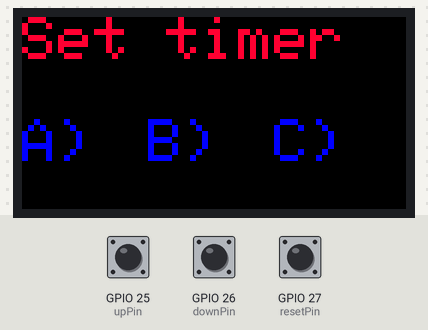
A program run on a simulated ESP32. Shown: 64×32 colour display. The inputs (shaded band) are chosen by the test bench; at power-on: GPIO 25 (upPin) HIGH, GPIO 27 (resetPin) HIGH, GPIO 26 (downPin) HIGH. What the program prints to the serial monitor is not drawn.

Above: at 1.2 s.
1.3 s: GPIO 25 (upPin) pulled LOW for 0.15 s
At 2.1 s:
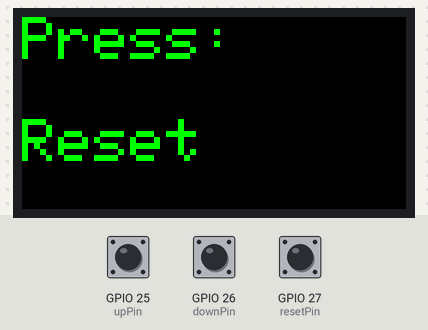
2.9 s: GPIO 27 (resetPin) pulled LOW for 0.15 s
At 3.2 s:
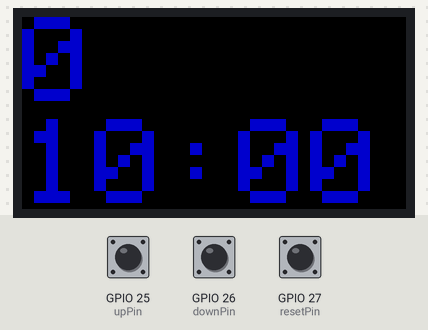
6.0 s: GPIO 26 (downPin) pulled LOW for 0.15 s
At 6.7 s:
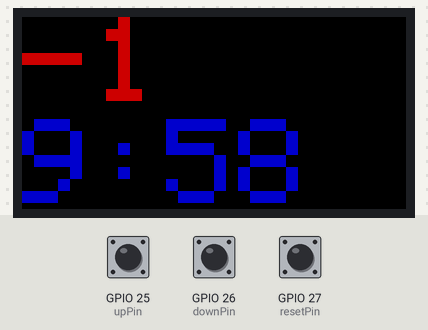
9.1 s: GPIO 25 (upPin) pulled LOW for 1 s
At 10.7 s:
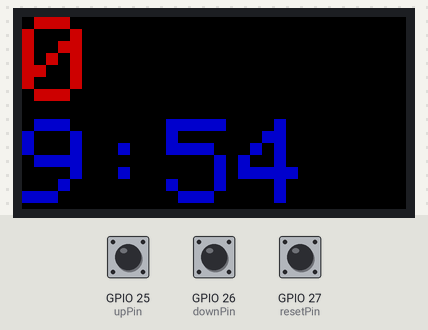
11.6 s: GPIO 26 (downPin) pulled LOW for 1 s
At 12.6 s:
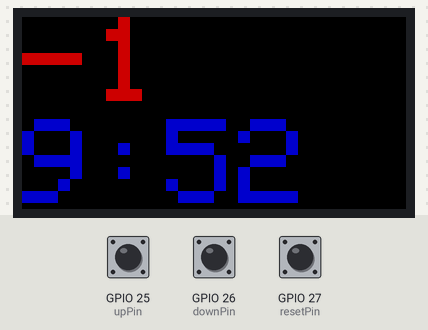
Timing chart, 0 to 14.6 s (numbered marks = the images above; inputs shaded):
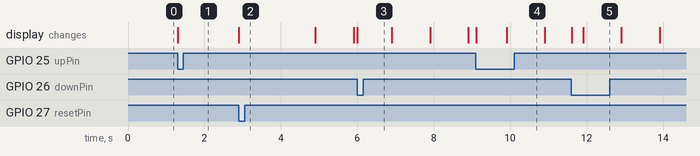

The program:

main.cpp
```cpp
#include <Arduino.h>
// Muokattu 8.11.2019 melkein toimii. Ajastin ei pysahdy nollaan,ruutu vilkkuu ja menee mustaksi tulosta lisatessä/vahentaessa.
// kello heittaa
#include <PxMatrix.h>
// pins for led display
#define P_LAT 22
#define P_A 19
#define P_B 23
#define P_C 18
#define P_D 5
#define P_E 15
#define P_OE 2
hw_timer_t * timer = NULL;
hw_timer_t * timer2 = NULL;
portMUX_TYPE timerMux = portMUX_INITIALIZER_UNLOCKED;

#define upPin 25
#define downPin 26
#define resetPin 27


#define matrix_width 64
#define matrix_height 32


// This defines the 'on' time of the display is us. The larger this number,
// the brighter the display. If too large the ESP will crash
uint8_t display_draw_time=20; //10-50 is usually fine
PxMATRIX display(64,32,P_LAT, P_OE,P_A,P_B,P_C,P_D);

int resultCounter = 0;
int countDownSeconds = 0;
int timerOptionA = 600;
int timerOptionB = 1800;
int timerOptionC = 3600;

int sessionTimer = 0;

int stateMachine = 0;

void IRAM_ATTR display_updater()
{
  // Increment the counter and set the time of ISR
  portENTER_CRITICAL_ISR(&timerMux);
  display.display(display_draw_time);
  portEXIT_CRITICAL_ISR(&timerMux);
  //Serial.print("displayUpd");
}

void display_update_enable(bool is_enable)
{
  if (is_enable)
  {
    timer = timerBegin(0, 80, true);
    timerAttachInterrupt(timer, &display_updater, true);
    timerAlarmWrite(timer, 2000, true);
    timerAlarmEnable(timer);
  }
  else
  {
    timerDetachInterrupt(timer);
    timerAlarmDisable(timer);
  }
}


 // Defines the speed of the SPI bus (reducing this may help if you experience noisy images)
 //#define PxMATRIX_SPI_FREQEUNCY 20000000

void clearResultScreen()
{
  display.fillRect(0, 0, display.width(), 16, display.color565(0, 0, 0));
}
void clearTimerScreen()
{
  display.fillRect(0, 17, display.width(), 32, display.color565(0,0,0));
}
void clearScreen()
{
  display.fillRect(0,0, display.width(), display.height(), display.color565(0,0,0));
}


void printTime(){
  if (countDownSeconds > 0){
      display.setCursor(0,17);
      display.setTextSize(2);
      display.setTextColor(display.color565(0,0,200));
      display.print(String(countDownSeconds / 60));
      display.print(':');
      if (countDownSeconds % 60 < 10){
        display.print('0');
      }

      display.print(String(countDownSeconds % 60));
  }
  else {
      display.setCursor(0,17);
      display.setTextSize(2);
      display.setTextColor(display.color565(200,0,0));
      display.print("STOP");
      countDownSeconds = 0;
  }
 }


void addResult() {
    static unsigned long last_interrupt_time = 0;
    unsigned long interrupt_time = millis();
    if (interrupt_time - last_interrupt_time > 500){
      if(stateMachine == 2){
        resultCounter++;
        clearResultScreen();
        display.setTextColor(display.color565(200,0,0));
        display.setCursor(0, 0);
        display.setTextSize(2);
        display.print(String(resultCounter));
      }
      else{
        countDownSeconds = timerOptionA;
        sessionTimer = timerOptionA;
        stateMachine = 1;
       clearScreen();
      }
    }
    last_interrupt_time = interrupt_time;
}
void removeResult(){
    static unsigned long last_interrupt_time = 0;
    unsigned long interrupt_time = millis();
    if (interrupt_time - last_interrupt_time > 500){
      if(stateMachine == 2){
        resultCounter--;
        clearResultScreen();
        display.setTextColor(display.color565(200,0,0));
        display.setCursor(0, 0);
        display.setTextSize(2);
        display.print(String(resultCounter));
      }
      else{
        countDownSeconds = timerOptionB;
        sessionTimer = timerOptionB;
        stateMachine = 1;
        clearScreen();
      }
    }
    last_interrupt_time = interrupt_time;
}
void resetResults(){
    static unsigned long last_interrupt_time = 0;
    unsigned long interrupt_time = millis();
    if (interrupt_time - last_interrupt_time > 500){
      if ((stateMachine == 1) || (stateMachine == 2)){
        resultCounter = 0;
        countDownSeconds = sessionTimer;
       clearScreen();
        printTime();
        display.setTextColor(display.color565(0,0,200));
        display.setCursor(0, 0);
        display.setTextSize(2);
        display.print(String(resultCounter));
        if(stateMachine == 2){
          stateMachine = 1;
        }
        else{
          stateMachine = 2;
           timerAlarmEnable(timer2);
        }
      }
      else{
        countDownSeconds = timerOptionC;
        sessionTimer = timerOptionC;
        stateMachine = 1;

       clearScreen();
      }
    }
    last_interrupt_time = interrupt_time;
}

void countdownTimerFunc(){
    //noInterrupts();
    clearTimerScreen();
    printTime();
    countDownSeconds--;
    //interrupts();
    Serial.print("i am here");
}

void setup() {

  disableCore0WDT();
  disableCore1WDT();


  Serial.begin(115200);
  display.begin(16);
  display_update_enable(true);
  display.setFastUpdate(true);
  // Set the number of panels that make up the display area width (default is 1)
  //display.setPanelsWidth(1);
  // Set the brightness of the panels (default is 255)
  //display.setBrightness(50);
  //display.setFastUpdate(true);
  timer2 = timerBegin(1, 80, true);
  timerAttachInterrupt(timer2, &countdownTimerFunc, true);
  timerAlarmWrite(timer2, 1000000, true);


  Serial.print(stateMachine);

  pinMode(upPin, INPUT_PULLUP);
  pinMode(downPin, INPUT_PULLUP);
  pinMode(resetPin, INPUT_PULLUP  );

  attachInterrupt(digitalPinToInterrupt(upPin), addResult, FALLING);
  attachInterrupt(digitalPinToInterrupt(downPin), removeResult, FALLING);
  attachInterrupt(digitalPinToInterrupt(resetPin), resetResults, FALLING);


    // fill the screen with 'black'
  display.fillScreen(display.color565(0, 0, 0));

  display.setCursor(0,0);
  display.setTextColor(display.color565(255,0,50));
  display.setTextSize(1);
  display.print("Set timer");

  display.setCursor(0,17);
  display.setTextColor(display.color565(0,0,255));
  display.print("A)");

  display.setCursor(21,17);
  display.setTextColor(display.color565(0,0,255));
  display.print("B)");

  display.setCursor(42,17);
  display.setTextColor(display.color565(0,0,255));
  display.print("C)");
}

void loop() {
  if(stateMachine == 2){
    Serial.print(stateMachine);


  }
  else if(stateMachine == 1){
    Serial.print(stateMachine);
    timerAlarmDisable(timer2);
    clearScreen();
    display.setCursor(0,0);
    display.setTextColor(display.color565(0,255,0));
    display.setTextSize(1);
    display.print("Press:");
    display.setCursor(0,17);
    display.print("Reset");
    while (stateMachine == 1)
    {
      delay(1000);
      Serial.print(stateMachine);
    }


  }
  //Serial.print(stateMachine);
  delay(100);
}
```

Measured:
- after the input at 1.3 s, the display: first changes at once (image 1 shows a later state)
- after the input at 2.9 s, the display: changes at once (image 2)
- after the input at 6.0 s, the display: changes at once (image 3)
